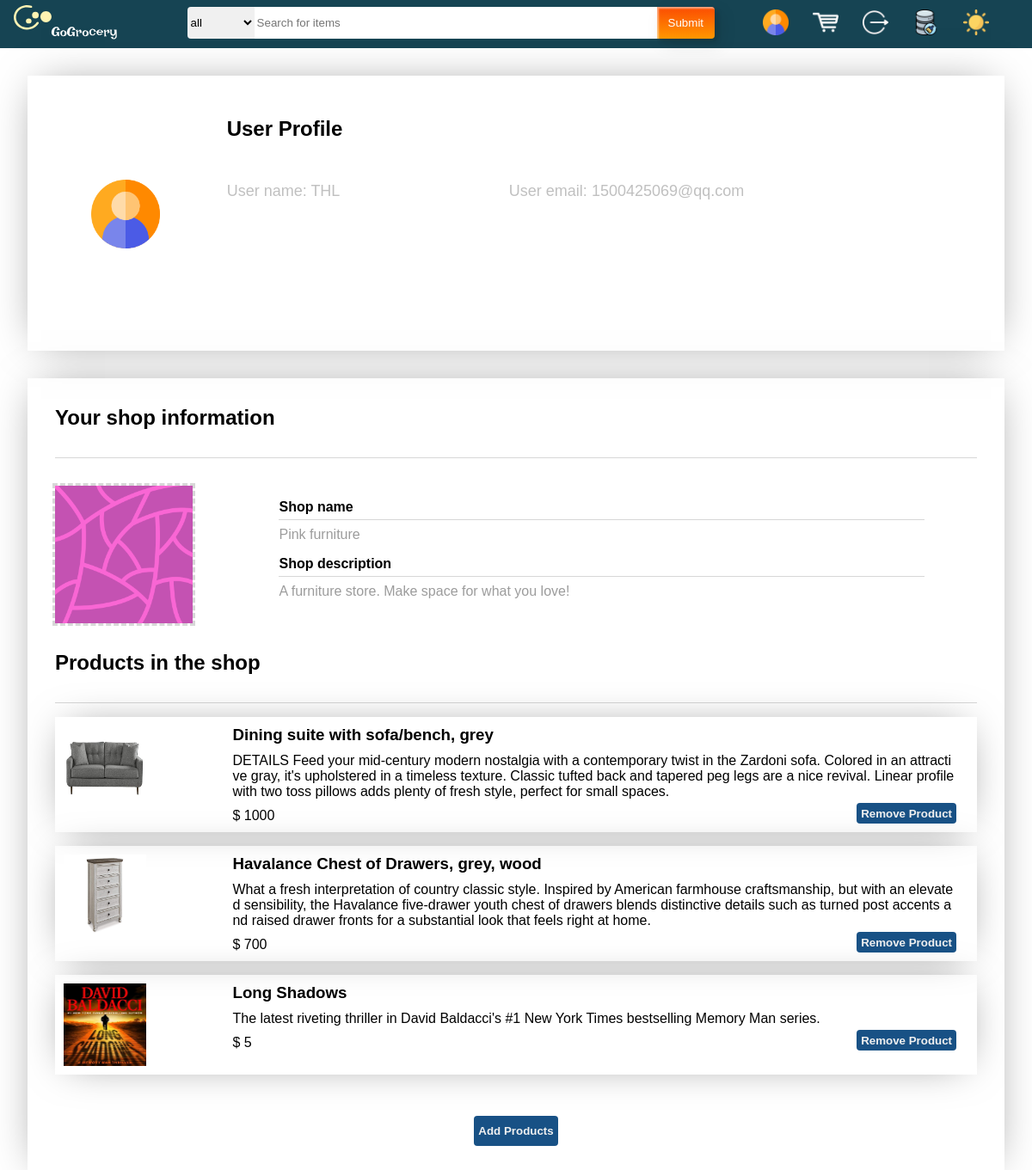
/profile/ (signed in), run on the app's committed database.
### models.py (models this page shows)
class Customer(db.Model):
    __tablename__ = 'user'
    id = db.Column(db.Integer, primary_key=True, autoincrement=True)
    userName = db.Column(db.CHAR(200), unique=True, nullable=False)
    password = db.Column(db.CHAR(200), nullable=False)
    email = db.Column(db.CHAR(200), unique=True, nullable=False)

class Shop(db.Model):
    __tablename__ = 'shop'
    id = db.Column(db.Integer, primary_key=True, autoincrement=True)
    name = db.Column(db.CHAR(200), nullable=False, unique=True)
    logo_address = db.Column(db.TEXT, nullable=False)
    description = db.Column(db.TEXT, nullable=False)
    user_id = db.Column(db.Integer, db.ForeignKey('user.id'))
    user = db.relationship('Customer', backref='shop')

class Product(db.Model):
    __tablename__ = 'product'
    id = db.Column(db.Integer, primary_key=True, autoincrement=True)
    price = db.Column(db.Integer, nullable=False)
    name = db.Column(db.CHAR(200), nullable=False)
    description = db.Column(db.Text, nullable=False)
    tag = db.Column(db.CHAR(200), nullable=False)
    picture_address = db.Column(db.TEXT(2000), nullable=False)
    shop_id = db.Column(db.Integer, db.ForeignKey('shop.id'))
    shop = db.relationship('Shop', backref='products')

### blueprint/profile_blueprint.py (the view, shortened to what this page needs)
@profile_bp.route("/", methods=["GET", "POST"])
def profile():
    searchForm = SearchForm()
    if "email" in session:
        email = session["email"]
        user = Customer.query.filter_by(email=email).first()
        shop_register_form = ShopRegisterForm()
        new_product_form = NewProductForm()
        if user.shop:
            return render_template('profile.html', user=user, form=shop_register_form, form1=new_product_form, shop=user.shop[0], searchForm=searchForm)
        else:
            return render_template('profile.html', user=user, form=shop_register_form, form1=new_product_form, shop=None, searchForm=searchForm)
    return redirect(url_for("login"))

### forms.py
class SearchForm(FlaskForm):
    product_name = StringField(validators=[Length(min=1, max=200, message="no more than 200 characters")])
    tag = SelectField(choices=[('All', 'all'), ('cloth', 'cloth'), ('furniture', 'furniture'), ('electronic', 'electronic'), ('shoe', 'shoe'), ('toy', 'toy'),
                               ('food', 'food'), ('necessity', 'necessity'), ('book', 'book'), ('else', 'else')])
    submit = SubmitField()

class ShopRegisterForm(FlaskForm):
    logo = FileField(validators=[InputRequired(message="shop logo can't be empty"), FileAllowed(['jpg', 'png', 'jpeg', 'webp'])])
    shop_name = StringField(validators=[InputRequired(message="shop name can't be empty"), Length(min=3, max=100)])
    description = TextAreaField(validators=[InputRequired(message="shop description can't be empty")])

### templates/profile.html (shortened to what this page needs)
{% extends "MainpageBase.html" %}
{% block csslink %}
    <link rel="stylesheet" href="{{ url_for('static', filename='css/profilePage.css') }}">
{% endblock %}
{% block body %}
    <div class="profileInfo">
        <div class="personalInfoCard">
            <div class="profile-left-pic">
                <img id="profile-pic" src="../static/images/profile-login.jpg" />
            </div>
            <div class="profile-right-info">
                <div class="profile-header">
                    <h2>User Profile</h2>
                </div>
                <div class="info-card">
                    <p class="info-card-title">
                        <span>User name:</span>
                        <span>{{ user.userName }}</span>
                    </p>
                </div>
                <div class="info-card">
                    <p class="info-card-title">
                        <span>User email:</span>
                        <span>{{ user.email }}</span>
                    </p>
                </div>
            </div>
        </div>
    </div>
    <div class="shop-info-area">
        <div class="shop-info-frame">
            <div class="shop-header-info">
                <h2>Your shop information</h2>
                <div class="separation-line"></div>
                {% if shop == None %}
                <div class="shop-registration-notice-frame">
                    <div class="notice-frame">
                        <div class="assistant-notice">
                            <img src="../static/images/assistant.svg">
                        </div>
                        <div class="registration-info-notice">
                            <h4>You haven't registered a shop. Want to register a new shop?</h4>
                            <div class="profile-btn-area">
                                <button type="button" class="shop-register-btn" onclick="go_to_register()" id="shop-register">Register Shop</button>
                            </div>
                        </div>
                    </div>
                </div>
                {% else %}
                <div class="shop-detailed-info">
                    <div class="shop-pic-present-frame">
                        <img src="{{ url_for("static", filename='shop_logo/' + shop.logo_address) }}"/>
                    </div>
                    <div class="shop-detail-present-frame">
                            <div class="shop-detail-info-piece">
                            <h4>Shop name</h4>
                            <div class="separation-line-label"></div>
                            <div class="shop-info-content">
                                <p>
                                    {{ shop.name }}
                                </p>
                            </div>
                        </div>
                        <div class="shop-detail-info-piece">
                            <h4>Shop description</h4>
                            <div class="separation-line-label"></div>
                            <div class="shop-info-content">
                                <p>
                                    {{ shop.description }}
                                </p>
                            </div>
                        </div>
                    </div>
                </div>
                <h2>Products in the shop</h2>
                <div class="separation-line"></div>
                <div class="shop-products-frame">
                    <ul class="products-list">
                        {% for product in shop.products %}
                        <li class="product-item">
                            <div class="product-pic-frame">
                                <a href="{{ url_for('Product.details', id=product.id) }}">
                                <img class="product-pic-frame" src="{{ url_for("static", filename='product_img/' + product.picture_address) }}"/>
                                </a>
                            </div>
                            <div class="product-info-frame">
                                <h3>{{ product.name }}</h3>
                                <div class="product-description">
                                    <p>
                                        {{ product.description }}
                                    </p>
                                </div>
                                <div class="product-unit-price">
                                    <p>
                                        $ {{ product.price }}
                                    </p>
                                </div>
                                <div class="remove-btn-area">
                                    <button type="button" class="remove-btn" onclick="removeProduct({{ product.id }})">Remove Product</button>
                                </div>
                            </div>
                        </li>
                        {% endfor %}
                    </ul>
                </div>
                <div class="products-adding-area">
                    <button type="button" class="shop-register-btn" id="products-add">Add Products</button>
                </div>
                {% endif %}
            </div>
        </div>
    </div>
{% endblock %}

### static/css/MainpageBase_style.css (style rules this page uses)
.category-selection { border: none; background-color: #f0f0f0; height: 2.3rem; outline: none; vertical-align: middle; border-radius: 4px 0 0 4px; }
#search { background-color: #FFFFFF; height: 2.3rem; width: 100%; outline: none; vertical-align: middle; border-style: none; padding-left: 3px; padding-right: 6px; transition: all 0.3s ease; }
.custom-btn { color: #fff; background: transparent; cursor: pointer; transition: all 0.3s ease; position: relative; display: inline-block; box-shadow:inset 2px 2px 2px 0 rgba(255,255,255,.5), 7px 7px 20px 0 rgba(0,0,0,.1), 4px 4px 5px 0 rgba(0,0,0,.1); outline: none; }
#searchBtn { width: 100%; height: 2.3rem; background: linear-gradient(0deg, rgba(255,151,0,1) 0%, rgba(251,75,2,1) 100%); padding: 0; border-radius: 0 4px 4px 0; border-style: none; }
#searchBtn:before, #searchBtn:after { position: absolute; content: ""; right: 0; bottom: 0; background: rgba(251,75,2,1); transition: all 0.3s ease; }
#searchBtn:before { width: 3px; }
#searchBtn:after { height: 3px; }
a { cursor: pointer; transition: all 0.3s ease; position: relative; display: inline-block; }

### static/css/profilePage.css (style rules this page uses)
body { font-family: sans-serif; min-width: 45rem; }
.personalInfoCard { height: 20rem; margin: 2rem; font-size: 1rem; text-decoration: none; overflow: hidden; box-shadow: 0 0 3rem -1rem rgba(0,0,0,0.5); }
.profile-left-pic { width: 20%; display: inline-block; text-align: center; line-height: 20rem; vertical-align: top; }
#profile-pic { width: 5rem; height: 5rem; vertical-align: middle; }
.profile-right-info { display: inline-block; width: 70%; vertical-align: top; }
.profile-header { margin-top: 3rem; margin-bottom: 3rem; }
.info-card { margin-right: 12rem; color: #C0C0C0; display: inline-block; }
.info-card-title { font-size: 18px; padding-bottom: 1rem; }
.shop-register-btn { height: 35px; font-weight: bold; background: #185185; padding: 5px; color: #f0f0f0; border-radius: 4px 4px 4px 4px; border-style: none; cursor: pointer; transition: all 0.3s ease; }
.shop-info-frame { margin: 2rem; padding: 2rem; font-size: 1rem; text-decoration: none; overflow: hidden; box-shadow: 0 0 3rem -1rem rgba(0,0,0,0.5); }
.separation-line { margin-top: 2rem; height: 1px; width: 100%; background-color: #d7d7d7; }
.shop-detailed-info { margin-top: 2rem; margin-bottom: 2rem; }
.shop-pic-present-frame { vertical-align: top; display: inline-block; margin-right: 3rem; width: 10rem; height: 10rem; outline: #d7d7d7 dashed; }
.shop-pic-present-frame img { width: 100%; height: 100%; }
@media (min-width: 1060px) { .shop-detail-present-frame { width: 70%; } }
.shop-detail-present-frame { vertical-align: top; display: inline-block; margin-left: 3rem; }
.shop-detail-info-piece { margin: 1rem 0; width: 100%; }
.shop-info-content { width: 100%; color: #9c9c9c; margin: 8px 0; }
.shop-info-content p { height: auto; word-wrap:break-word; word-break:break-all; overflow: hidden; }
.separation-line-label { margin: 5px 0; height: 1px; width: 100%; background-color: #d7d7d7; }
.products-list { width: 100%; display: block; margin: 1rem 0; padding: 0; list-style: none; }
.product-item { padding: 10px; margin: 1rem 0; font-size: 1rem; text-decoration: none; overflow: hidden; box-shadow: 0 0 3rem -1rem rgba(0,0,0,0.5); transition: transform 0.1s ease-in-out, box-shadow 0.1s; }
.product-pic-frame { width: 6rem; height: 6rem; display: inline-block; vertical-align: top; margin-right: 3rem; }
@media (min-width: 1150px) { .product-info-frame { width: 80%; } }
.product-info-frame { position: relative; display: inline-block; vertical-align: top; margin-left: 3rem; }
.product-description p { height: auto; word-wrap:break-word; word-break:break-all; overflow: hidden; }
.product-description { margin: 10px 0; width: 100%; }
.product-unit-price { display: inline-block; vertical-align: bottom; width: 100%; }
.products-adding-area { margin-top: 3rem; text-align: center; }
.remove-btn-area { position: absolute; right: 0; bottom: 0; }
.remove-btn { height: 1.5rem; font-weight: bold; background: #185185; padding: 5px; color: #f0f0f0; border-radius: 4px 4px 4px 4px; border-style: none; cursor: pointer; }

### templates/MainpageBase.html (style rules this page uses)
* { margin: 0; padding: 0; }
body { width: 100%; }

### data on the page
Customer: userName "THL", email "1500425069@qq.com"
Shop: logo_address (picture), name "Pink furniture", description "A furniture store. Make space for what you love!"
Product: picture_address (picture), name "Dining suite with sofa/bench, grey", description "DETAILS Feed your mid-century modern nostalgia with a contemporary twist in the Zardoni sofa. Colored in an attractive gray, it's upholstered in a timeless texture. Classic tufted back and tapered peg legs are a nice revival. Linear profile with two toss pillows adds plenty of fresh style, perfect for small spaces.", price "1000"
Product: picture_address (picture), name "Havalance Chest of Drawers, grey, wood", description "What a fresh interpretation of country classic style. Inspired by American farmhouse craftsmanship, but with an elevated sensibility, the Havalance five-drawer youth chest of drawers blends distinctive details such as turned post accents and raised drawer fronts for a substantial look that feels right at home.", price "700"
Product: picture_address (picture), name "Long Shadows", description "The latest riveting thriller in David Baldacci's #1 New York Times bestselling Memory Man series.", price "5"
